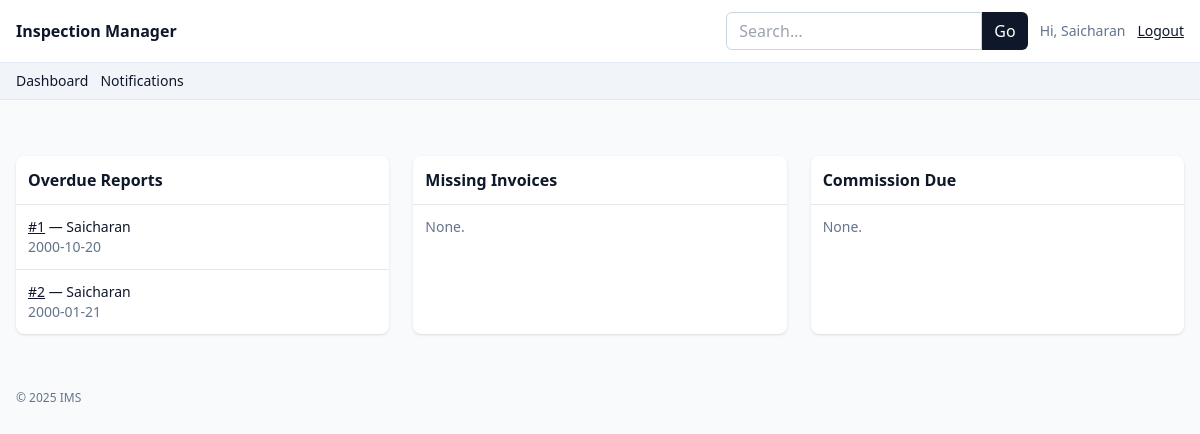
Screenshot of /notifications (signed in) with the database file from the repository.
### app.py (models this page shows)
class Client(db.Model):
    __tablename__ = "client"
    id = db.Column(db.Integer, primary_key=True)
    name = db.Column(db.String(160), nullable=False)
    gst_number = db.Column(db.String(40))
    billing_address = db.Column(db.Text)

class Inspection(db.Model):
    __tablename__ = "inspection"
    id = db.Column(db.Integer, primary_key=True)
    public_id = db.Column(db.String(40), unique=True, index=True)
    seq_num = db.Column(db.Integer)  # sequence within type-year
    date = db.Column(db.DateTime, nullable=False, default=datetime.utcnow)
    inspection_type = db.Column(db.String(20), default=InspectionType.PSIC, nullable=False)
    client_id = db.Column(db.Integer, db.ForeignKey("client.id"))
    client = db.relationship("Client")
    location = db.Column(db.String(200))
    asset = db.Column(db.String(200))
    cha_id = db.Column(db.Integer, db.ForeignKey("cha.id"))
    cha = db.relationship("CHA")
    forwarder_name = db.Column(db.String(160))
    cha_commission_pct = db.Column(db.Float)  # optional override of CHA.commission_rate
    status = db.Column(db.String(40), default=InspectionStatus.DRAFT)
    engineer_id = db.Column(db.Integer, db.ForeignKey("user.id"))
    engineer = db.relationship("User")
    created_at = db.Column(db.DateTime, default=datetime.utcnow)
    scrap_type = db.Column(db.String(40))  # Metal / Plastic / Paper / Other
    container_count = db.Column(db.Integer)
    container_weight = db.Column(db.Float)  # tons
    container_notes = db.Column(db.Text)
    machinery_type = db.Column(db.String(160))
    year_of_manufacture = db.Column(db.Integer)
    original_cif_value = db.Column(db.Float)
    depreciation_pct = db.Column(db.Float)  # auto
    residual_value = db.Column(db.Float)    # auto
    balance_useful_life = db.Column(db.String(40))  # manual text like "3 years"
    goods_details = db.Column(db.Text)
    condition_notes = db.Column(db.Text)
    fair_market_value = db.Column(db.Float)

### app.py (the view)
@app.route("/notifications")
@role_required(Role.ADMIN, Role.ENGINEER, Role.ACCOUNTANT)
def notifications():
    overdue_reports = Inspection.query.filter(
        Inspection.status == InspectionStatus.COMPLETED,
        Inspection.date < datetime.utcnow() - timedelta(days=3)
    ).all()
    missing_invoice = Inspection.query.filter(
        Inspection.status.in_([InspectionStatus.COMPLETED, InspectionStatus.REPORT_UPLOADED])
    ).filter(~Inspection.id.in_(db.session.query(Invoice.inspection_id))).all()
    commission_due = Commission.query.filter(Commission.status == CommissionStatus.DUE).all()
    return render_template("notifications.html",
                           overdue_reports=overdue_reports,
                           missing_invoice=missing_invoice,
                           commission_due=commission_due)

### app.py (called while the page is built)
def role_required(*roles):
    def deco(fn):
        from functools import wraps
        @wraps(fn)
        def wrap(*a, **kw):
            if not session.get("user_id"):
                flash("Please login.", "warning")
                return redirect(url_for("login"))
            if roles and session.get("role") not in roles:
                flash("Unauthorized.", "danger")
                return redirect(url_for("dashboard"))
            return fn(*a, **kw)
        return wrap
    return deco

@app.context_processor
def inject_globals():
    return dict(
        Role=Role, InspectionStatus=InspectionStatus, InvoiceStatus=InvoiceStatus,
        ReportStatus=ReportStatus, CommissionStatus=CommissionStatus, now=datetime.utcnow,
        User=User, InspectionType=InspectionType
    )

### templates/notifications.html (shortened to what this page needs)
{% extends "base.html" %}
{% block content %}
<div class="grid md:grid-cols-3 gap-6">
    <div class="bg-white rounded-lg shadow">
        <div class="p-3 border-b font-semibold">Overdue Reports</div>
        <ul class="divide-y text-sm">
            {% for x in overdue_reports %}
            <li class="p-3"><a class="underline" href="{{ url_for('inspection_detail', inspection_id=x.id) }}">#{{ x.id
                    }}</a> — {{ x.client.name if x.client else '—' }}<div class="text-slate-500">{{
                    x.date.strftime('%Y-%m-%d') }}</div>
            </li>
            {% else %}<li class="p-3 text-slate-500">Clear.</li>{% endfor %}
        </ul>
    </div>
    <div class="bg-white rounded-lg shadow">
        <div class="p-3 border-b font-semibold">Missing Invoices</div>
        <ul class="divide-y text-sm">
            {% for x in missing_invoice %}
            <li class="p-3"><a class="underline" href="{{ url_for('inspection_detail', inspection_id=x.id) }}">#{{ x.id
                    }}</a> — {{ x.client.name if x.client else '—' }}</li>
            {% else %}<li class="p-3 text-slate-500">None.</li>{% endfor %}
        </ul>
    </div>
    <div class="bg-white rounded-lg shadow">
        <div class="p-3 border-b font-semibold">Commission Due</div>
        <ul class="divide-y text-sm">
            {% for c in commission_due %}
            <li class="p-3">Inspection <a class="underline"
                    href="{{ url_for('inspection_detail', inspection_id=c.inspection_id) }}">#{{ c.inspection_id }}</a>
                — ₹{{ '%.2f'|format(c.amount or 0) }}</li>
            {% else %}<li class="p-3 text-slate-500">None.</li>{% endfor %}
        </ul>
    </div>
</div>
{% endblock %}

### templates/base.html (shortened to what this page needs)
<!doctype html>
<html lang="en">
<head>
    <script src="https://cdn.tailwindcss.com"></script>
</head>
<body class="bg-slate-50 text-slate-900">
    <nav class="bg-white border-b border-slate-200">
        <div class="mx-auto max-w-7xl px-4 py-3 flex items-center justify-between">
            <a href="{{ url_for('dashboard') }}" class="font-semibold">Inspection Manager</a>
            <div class="flex items-center gap-3">
                {% if session.get('user_id') %}
                <form action="{{ url_for('global_search') }}" method="get" class="hidden md:flex">
                    <input name="q" value="{{ request.args.get('q','') }}" placeholder="Search…"
                        class="rounded-l-md border border-slate-300 px-3 py-1.5 focus:outline-none focus:ring w-64">
                    <button class="rounded-r-md bg-slate-900 text-white px-3">Go</button>
                </form>
                <span class="text-sm text-slate-500">Hi, {{ session.get('user_name') }}</span>
                <a class="text-sm underline" href="{{ url_for('logout') }}">Logout</a>
                {% else %}
                <a class="text-sm underline" href="{{ url_for('login') }}">Login</a>
                {% endif %}
            </div>
        </div>
    </nav>
    {% if session.get('user_id') %}
    <div class="bg-slate-100 border-b border-slate-200">
        <div class="mx-auto max-w-7xl px-4 py-2 flex flex-wrap gap-3 text-sm">
            <a class="hover:underline" href="{{ url_for('dashboard') }}">Dashboard</a>
            <a class="hover:underline" href="{{ url_for('notifications') }}">Notifications</a>
        </div>
    </div>
    {% endif %}
    <div class="mx-auto max-w-7xl px-4 py-4 space-y-2">
    </div>
    <main class="mx-auto max-w-7xl px-4 py-6">{% block content %}{% endblock %}</main>
    <footer class="mx-auto max-w-7xl px-4 py-8 text-xs text-slate-500">
        &copy; {{ now().year }} IMS
    </footer>
</body>
</html>

### rows the page displays
Client: get "Saicharan"
Inspection: id "1", client "Saicharan", date "2000-10-20"
Inspection: id "2", client "Saicharan", date "2000-01-21"
